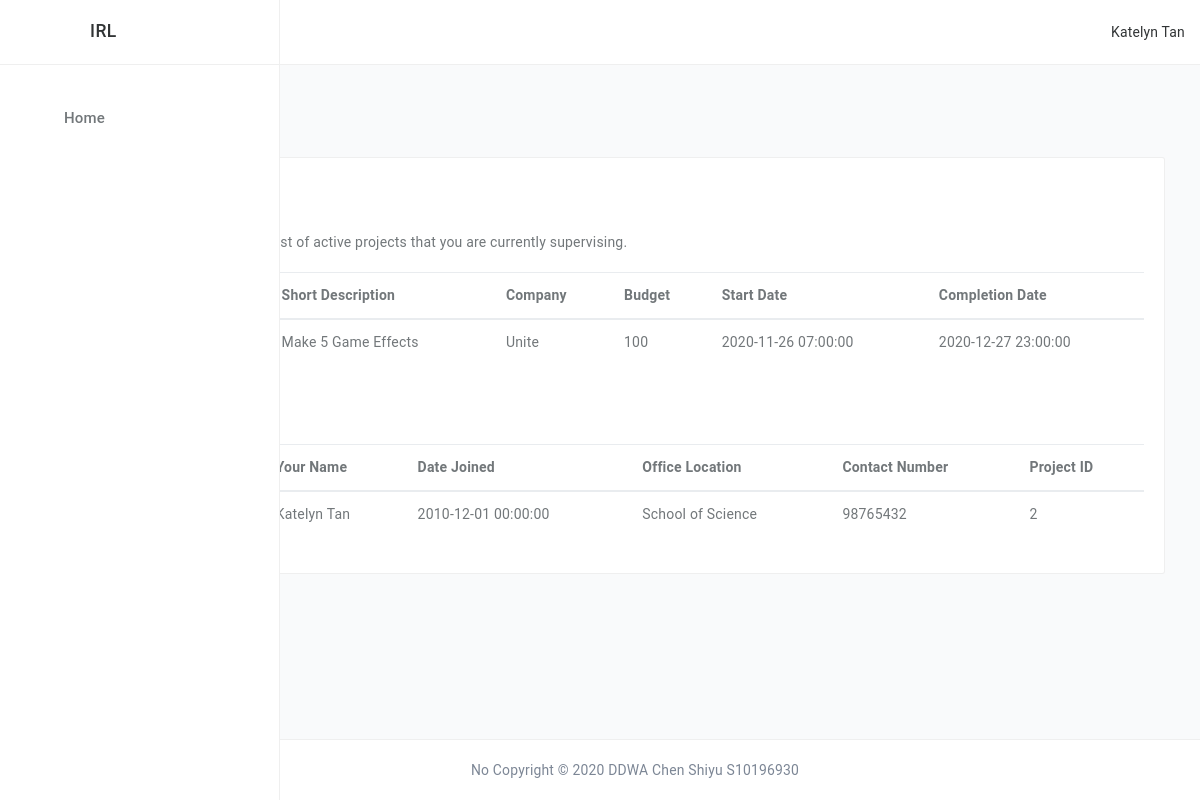
/Lecturer.php, run on the app's committed database.
### tables this page shows
CREATE TABLE `lecturer` (
  `lecturer_id` int(11) NOT NULL,
  `full_name` varchar(200) NOT NULL,
  `date_joined` datetime NOT NULL,
  `office_location` varchar(200) NOT NULL,
  `contact_no` int(11) NOT NULL,
  `project_id` int(11) NOT NULL,
  `password` varchar(50) DEFAULT NULL
);

CREATE TABLE `project` (
  `project_id` int(11) NOT NULL,
  `title` varchar(200) NOT NULL,
  `short_description` varchar(200) NOT NULL,
  `start_date` datetime NOT NULL,
  `completion_date` datetime NOT NULL,
  `budget` int(11) NOT NULL,
  `company_name` varchar(200) NOT NULL
);

### Lecturer.php (the view, shortened to what this page needs)
<?php
    $loginUserID="2";
    $fullName = "";
    $dbhost = "localhost";
    $dbuser = "root";
    $dbpass = "";
    $dbname = "chenshiyu_ddwa";
    $connection = mysqli_connect($dbhost, $dbuser, $dbpass, $dbname);
    if(mysqli_connect_errno()) {
        die("Database connection failed: " .
            mysqli_connect_error() .
            " (" . mysqli_connect_errno() . ")"
        );
    }
    else {
        $sql = "SELECT * FROM lecturer l, project p where l.project_id = p.project_id and l.lecturer_id=" . $loginUserID;
        $result = $connection->query($sql);
        if ($result->num_rows > 0) {
            if($row = mysqli_fetch_assoc($result)) {
                $fullName = $row["full_name"];
                $title = $row["title"];
                $description = $row["short_description"];
                $company = $row["company_name"];
                $budget = $row["budget"];
                $startDate = $row["start_date"];
                $endDate = $row["completion_date"];
            }
        }
        $sql = "SELECT * FROM lecturer WHERE lecturer_id=" . $loginUserID . "";
        $result = $connection->query($sql);
        if ($result->num_rows > 0) {
            if($row = mysqli_fetch_assoc($result)) {
                $lecturer_ID = $row["lecturer_id"];
                $full_L_name = $row["full_name"];
                $dateJoined = $row["date_joined"];
                $officeLocation = $row["office_location"];
                $contactNumber = $row["contact_no"];
                $projectID = $row["project_id"];
            }
        }
    }
?>
<!DOCTYPE html>
<html>
   <head>
      <link href="https://colorlib.com/polygon/adminator/style.css" rel="stylesheet">
   </head>
   <body class="app">
      <div>
         <div class="sidebar">
            <div class="sidebar-inner">
               <div class="sidebar-logo">
                  <div class="peers ai-c fxw-nw">
                     <div class="peer peer-greed">
                        <a class="sidebar-link td-n" href="#" class="td-n">
                           <div class="peers ai-c fxw-nw">
                              <div class="peer">
                                 <div class="logo"></div>
                              </div>
                              <div class="peer peer-greed">
                                 <h5 class="lh-1 mB-0 logo-text">IRL</h5>
                              </div>
                           </div>
                        </a>
                     </div>
                  </div>
               </div>
               <ul class="sidebar-menu scrollable pos-r">
                  <li class="nav-item mT-30 active"><a class="sidebar-link" href="#" default><span class="icon-holder"><i class="c-blue-500 ti-home"></i> </span><span class="title">Home</span></a></li>
               </ul>
            </div>
         </div>
         <div class="page-container">
            <div class="header navbar">
               <div class="header-container">
                  <ul class="nav-left">
                     <li><a id="sidebar-toggle" class="sidebar-toggle" href="javascript:void(0);"><i class="ti-menu"></i></a></li>
                  </ul>
                  <ul class="nav-right">
                     <li class="dropdown">
                        <a href="" class="dropdown-toggle no-after peers fxw-nw ai-c lh-1" data-toggle="dropdown">
                           <div class="peer"><span class="fsz-sm c-grey-900"><?php echo $fullName?></span></div>
                        </a>
                     </li>
                  </ul>
               </div>
            </div>
            <main class="main-content bgc-grey-100">
               <div id="mainContent">
                  <div class="container-fluid">
                     <h4 class="c-grey-900 mT-10 mB-30">Lecturer Details</h4>
                     <div class="row">
                        <div class="col-md-12">
                           <div class="bgc-white bd bdrs-3 p-20 mB-20">
                              <h4 class="c-grey-900 mB-20">Active Projects</h4>
                              <p>This table displays the list of active projects that you are currently supervising.</p>
                              <table class="table">
                                 <thead>
                                    <tr>
                                       <th scope="col">Project Title</th>
                                       <th scope="col">Short Description</th>
                                       <th scope="col">Company</th>
                                       <th scope="col">Budget</th>
                                       <th scope="col">Start Date</th>
                                       <th scope="col">Completion Date</th>
                                    </tr>
                                 </thead>
                                 <tbody>
                                    <tr>
                                       <td><?php echo $title?></td>
                                       <td><?php echo $description?></td>
                                       <td><?php echo $company?></td>
                                       <td><?php echo $budget?></td>
                                       <td><?php echo $startDate?></td>
                                       <td><?php echo $endDate?></td>
                                    </tr>
                                 </tbody>
                              </table><br>
                              <p>Your particulars</p>
                              <table class="table">
                                 <thead>
                                    <tr>
                                       <th scope="col">Lecturer ID</th>
                                       <th scope="col">Your Name</th>
                                       <th scope="col">Date Joined</th>
                                       <th scope="col">Office Location</th>
                                       <th scope="col">Contact Number</th>
                                       <th scope="col">Project ID</th>
                                    </tr>
                                 </thead>
                                 <tbody>
                                    <tr>
                                       <td><?php echo $lecturer_ID?></td>
                                       <td><?php echo $full_L_name?></td>
                                       <td><?php echo $dateJoined?></td>
                                       <td><?php echo $officeLocation?></td>
                                       <td><?php echo $contactNumber?></td>
                                       <td><?php echo $projectID?></td>
                                    </tr>
                                 </tbody>
                              </table>
                           </div>
                        </div>
                     </div>
               </div>
            </main>
            <footer class="bdT ta-c p-30 lh-0 fsz-sm c-grey-600">
               <span>No Copyright © 2020 DDWA Chen Shiyu S10196930</span>
            </footer>
         </div>
      </div>
   </body>
</html>

### data on the page
lecturer: full_name "Katelyn Tan", project.short_description "Make 5 Game Effects", project.company_name "Unite", project.budget "100", project.start_date "2020-11-26 07:00:00", project.completion_date "2020-12-27 23:00:00", date_joined "2010-12-01 00:00:00", office_location "School of Science", contact_no "98765432", project "2"
